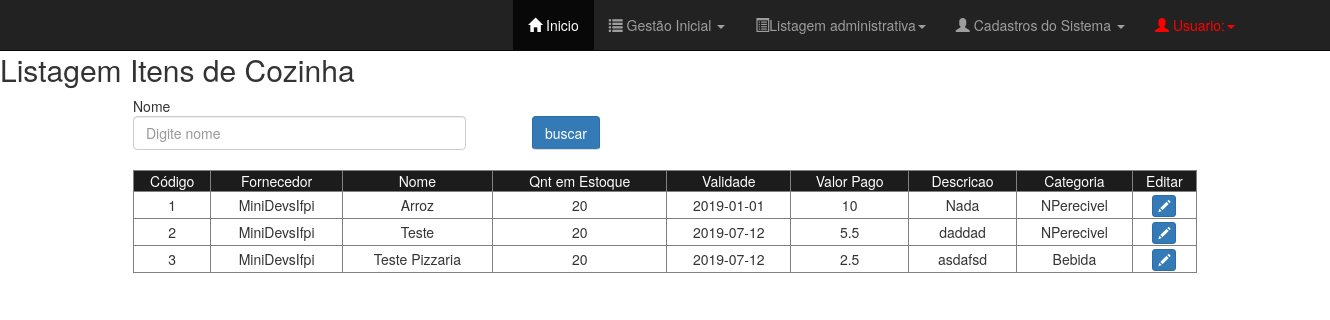
Page /Views/TelaListagemItensCozinha.php on the committed database.
### tables this page shows
CREATE TABLE `tab_itenscozinha` (
  `cod_itenscozinha` int(11) NOT NULL,
  `cod_fornecedor` int(11) DEFAULT NULL,
  `nome_item` varchar(50) DEFAULT NULL,
  `quantidade` int(11) DEFAULT NULL,
  `validade` date DEFAULT NULL,
  `valor_item` double DEFAULT NULL,
  `descricao_item` varchar(60) DEFAULT NULL,
  `categoria` varchar(40) DEFAULT NULL
);

CREATE TABLE `tab_fornecedor` (
  `cod_fornecedor` int(11) NOT NULL,
  `nome_fornecedor` varchar(50) DEFAULT NULL,
  `razao_social` varchar(50) DEFAULT NULL,
  `cnpj_fornecedor` varchar(14) DEFAULT NULL,
  `email` varchar(50) DEFAULT NULL,
  `telefone` varchar(11) DEFAULT NULL,
  `bairro_fornecedor` varchar(50) DEFAULT NULL,
  `rua_fornecedor` varchar(50) DEFAULT NULL,
  `numero` int(11) DEFAULT NULL
);

### Views/TelaListagemItensCozinha.php (the view, shortened to what this page needs)
<?php
	$c = new conectar();
    $conexao = $c->conexao();
    $sql =  "SELECT ite.cod_itenscozinha, fornec.nome_fornecedor, ite.nome_item, ite.quantidade, ite.validade, ite.valor_item, ite.descricao_item, ite.categoria FROM tab_itenscozinha ite JOIN tab_fornecedor fornec ON ite.cod_fornecedor = fornec.cod_fornecedor";
    $result = mysqli_query($conexao, $sql);
?>
<!DOCTYPE html>
<html>
<head>
	<?php require_once "TelaMenu.php" ?>
	<link rel="stylesheet" type="text/css" href="../css/listagem_geral.css">
	<link rel="stylesheet" type="text/css" href="../css/estiloModal.css">
	<link rel="stylesheet" type="text/css" href="../../lib/bootstrap/css/bootstrap.css">
</head>
<body>
	<div class="principal">
		<div id="cabecalho_pesquisa">
		<h2>Listagem Itens de Cozinha</h2>
				<div id="pesquisa">
					<form id="frmpesquisa" action="listagem/listagemItemCozinha.esp.php" method="POST">
						<span id="de">Nome</span>
						<input type="text" class="form-control" id="busca_nome_item" name="busca_nome_item" placeholder="Digite nome" required></input>
						<button type="submit" class="btn btn-primary" id="btnPesquisaData">buscar</button>
					</form>
				</div>
	    </div>
				<div id="mostrapedidos">
					<table border="1" class="" id="tabeladepedidos">
						<tr id="topo_tabela">
							<td>Código</td>
							<td>Fornecedor</td>
							<td>Nome</td>
							<td>Qnt em Estoque</td>
							<td>Validade</td>
							<td>Valor Pago</td>
							<td>Descricao</td>
							<td>Categoria</td>
							<td>Editar</td>
						</tr>
						<?php while($mostrar = mysqli_fetch_row($result)): ?>
						<tr id="corpo_tabela">
							<td><?php echo $mostrar[0]; ?></td>
							<td><?php echo $mostrar[1]; ?></td>
							<td><?php echo $mostrar[2]; ?></td>
							<td><?php echo $mostrar[3]; ?></td>
							<td><?php echo $mostrar[4]; ?></td>
							<td><?php echo $mostrar[5]; ?></td>
							<td><?php echo $mostrar[6]; ?></td>
							<td><?php echo $mostrar[7]; ?></td>
							<td>
								<span  data-toggle="modal" data-target="#abremodalUpdateItemEsp" class="btn btn-primary btn-xs" onclick="obterItemCozinha('<?php echo $mostrar[0] ?>')">
									<span class="glyphicon glyphicon-pencil"></span>
								</span>
							</td>
						</tr>
			<?php endWhile; ?>
					</table>
				</div>
		</div>
</body>
</html>

### css/listagem_geral.css (style rules this page uses)
#cabecalho_pesquisa { position: relative; margin-top: 4%; }
#pesquisa { position: relative; width: 100%; margin-left: 10%; }
#pesquisa input { position: relative; width: 25%; }
#pesquisa button { position: relative; margin-left: 30%; margin-top: -60px; border-bottom: 1px solid #DCDCDC; }
table { width: 80%; margin-left: 10%; text-align: center; }
table #topo_tabela { background-color: #1C1C1C; color: #FFFFFF; }
#corpo_tabela td { height: 27px; }

### css/estiloModal.css (style rules this page uses)
form .form-control { width: 50%; }

### rows in the picture
tab_itenscozinha: cod_itenscozinha "1", cod_fornecedor.nome_fornecedor "MiniDevsIfpi", nome_item "Arroz", quantidade "20", validade "2019-01-01", valor_item "10", descricao_item "Nada", categoria "NPerecivel"
tab_itenscozinha: cod_itenscozinha "2", cod_fornecedor.nome_fornecedor "MiniDevsIfpi", nome_item "Teste", quantidade "20", validade "2019-07-12", valor_item "5.5", descricao_item "daddad", categoria "NPerecivel"
tab_itenscozinha: cod_itenscozinha "3", cod_fornecedor.nome_fornecedor "MiniDevsIfpi", nome_item "Teste Pizzaria", quantidade "20", validade "2019-07-12", valor_item "2.5", descricao_item "asdafsd", categoria "Bebida"
